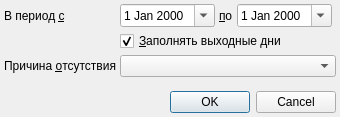
<?xml version="1.0" encoding="UTF-8"?>
<ui version="4.0">
 <class>AbsenceDialog</class>
 <widget class="QDialog" name="AbsenceDialog">
  <property name="geometry">
   <rect>
    <x>0</x>
    <y>0</y>
    <width>294</width>
    <height>117</height>
   </rect>
  </property>
  <property name="windowTitle">
   <string>Причина отсутствия</string>
  </property>
  <layout class="QGridLayout" name="gridLayout">
   <property name="margin">
    <number>4</number>
   </property>
   <property name="spacing">
    <number>4</number>
   </property>
   <item row="2" column="0" colspan="2">
    <widget class="QLabel" name="lblReasonOfAbsence">
     <property name="text">
      <string>Причина &amp;отсутствия</string>
     </property>
     <property name="alignment">
      <set>Qt::AlignCenter</set>
     </property>
     <property name="buddy">
      <cstring>cmbReasonOfAbsence</cstring>
     </property>
    </widget>
   </item>
   <item row="0" column="2">
    <widget class="CDateEdit" name="edtBegDate">
     <property name="sizePolicy">
      <sizepolicy hsizetype="Maximum" vsizetype="Fixed">
       <horstretch>0</horstretch>
       <verstretch>0</verstretch>
      </sizepolicy>
     </property>
     <property name="calendarPopup">
      <bool>true</bool>
     </property>
    </widget>
   </item>
   <item row="0" column="3">
    <widget class="QLabel" name="lblEndDate">
     <property name="text">
      <string>&amp;по</string>
     </property>
     <property name="buddy">
      <cstring>edtEndDate</cstring>
     </property>
    </widget>
   </item>
   <item row="3" column="1">
    <spacer name="verticalSpacer">
     <property name="orientation">
      <enum>Qt::Vertical</enum>
     </property>
     <property name="sizeHint" stdset="0">
      <size>
       <width>20</width>
       <height>40</height>
      </size>
     </property>
    </spacer>
   </item>
   <item row="0" column="0">
    <widget class="QLabel" name="lblBegDate">
     <property name="text">
      <string>В период &amp;с</string>
     </property>
     <property name="buddy">
      <cstring>edtBegDate</cstring>
     </property>
    </widget>
   </item>
   <item row="0" column="4">
    <widget class="CDateEdit" name="edtEndDate">
     <property name="sizePolicy">
      <sizepolicy hsizetype="Maximum" vsizetype="Fixed">
       <horstretch>0</horstretch>
       <verstretch>0</verstretch>
      </sizepolicy>
     </property>
     <property name="calendarPopup">
      <bool>true</bool>
     </property>
    </widget>
   </item>
   <item row="0" column="5">
    <spacer name="horizontalSpacer">
     <property name="orientation">
      <enum>Qt::Horizontal</enum>
     </property>
     <property name="sizeHint" stdset="0">
      <size>
       <width>40</width>
       <height>20</height>
      </size>
     </property>
    </spacer>
   </item>
   <item row="2" column="2" colspan="4">
    <widget class="CRBComboBox" name="cmbReasonOfAbsence">
     <property name="sizePolicy">
      <sizepolicy hsizetype="Expanding" vsizetype="Fixed">
       <horstretch>0</horstretch>
       <verstretch>0</verstretch>
      </sizepolicy>
     </property>
    </widget>
   </item>
   <item row="1" column="2" colspan="4">
    <widget class="QCheckBox" name="chkFillRedDays">
     <property name="text">
      <string>&amp;Заполнять выходные дни</string>
     </property>
     <property name="checked">
      <bool>true</bool>
     </property>
    </widget>
   </item>
   <item row="4" column="0" colspan="6">
    <widget class="QDialogButtonBox" name="buttonBox">
     <property name="orientation">
      <enum>Qt::Horizontal</enum>
     </property>
     <property name="standardButtons">
      <set>QDialogButtonBox::Cancel|QDialogButtonBox::Ok</set>
     </property>
    </widget>
   </item>
  </layout>
 </widget>
 <customwidgets>
  <customwidget>
   <class>CRBComboBox</class>
   <extends>QComboBox</extends>
   <header>library/crbcombobox.h</header>
  </customwidget>
  <customwidget>
   <class>CDateEdit</class>
   <extends>QDateEdit</extends>
   <header>library/DateEdit.h</header>
  </customwidget>
 </customwidgets>
 <tabstops>
  <tabstop>edtBegDate</tabstop>
  <tabstop>edtEndDate</tabstop>
  <tabstop>chkFillRedDays</tabstop>
  <tabstop>cmbReasonOfAbsence</tabstop>
 </tabstops>
 <resources/>
 <connections>
  <connection>
   <sender>buttonBox</sender>
   <signal>accepted()</signal>
   <receiver>AbsenceDialog</receiver>
   <slot>accept()</slot>
   <hints>
    <hint type="sourcelabel">
     <x>388</x>
     <y>258</y>
    </hint>
    <hint type="destinationlabel">
     <x>157</x>
     <y>224</y>
    </hint>
   </hints>
  </connection>
  <connection>
   <sender>buttonBox</sender>
   <signal>rejected()</signal>
   <receiver>AbsenceDialog</receiver>
   <slot>reject()</slot>
   <hints>
    <hint type="sourcelabel">
     <x>388</x>
     <y>258</y>
    </hint>
    <hint type="destinationlabel">
     <x>286</x>
     <y>224</y>
    </hint>
   </hints>
  </connection>
 </connections>
</ui>
